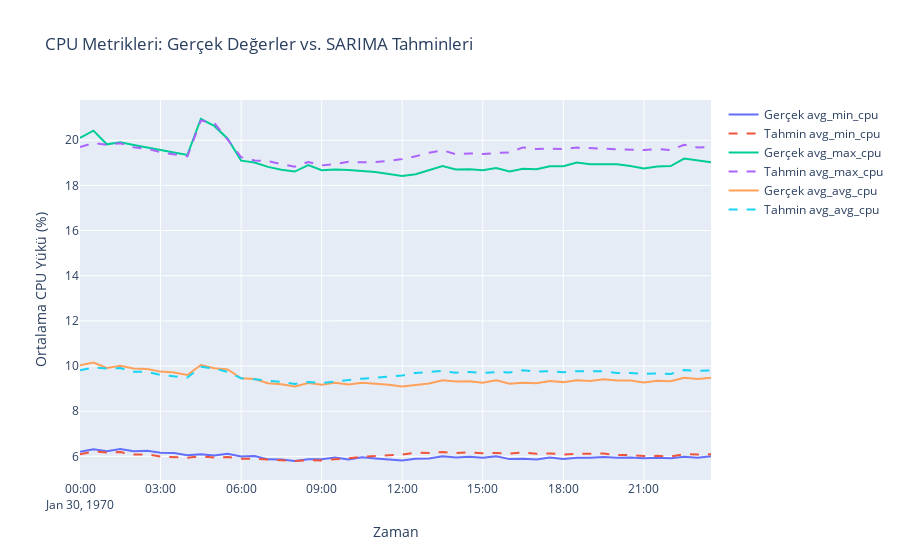

Notebook source saved alongside this figure:
### Markdown cell above
## Adım 4: Sonuçları Görselleştirme

### Code cell
print("Tüm metrikler için sonuçlar görselleştiriliyor...")

fig = go.Figure()

# Her bir metrik için gerçek ve tahmin değerlerini çiz
for column in target_columns:
    # Gerçek Değerler (Test)
    fig.add_trace(go.Scatter(
        x=test_data.index,
        y=test_data[column],
        mode='lines',
        name=f'Gerçek {column}'
    ))
    
    # Model Tahminleri
    fig.add_trace(go.Scatter(
        x=all_results[column]['predictions'].index,
        y=all_results[column]['predictions'].values,
        mode='lines',
        name=f'Tahmin {column}',
        line=dict(dash='dash') # Tahmin çizgilerini kesikli yap
    ))

fig.update_layout(
    title='CPU Metrikleri: Gerçek Değerler vs. SARIMA Tahminleri',
    xaxis_title='Zaman',
    yaxis_title='Ortalama CPU Yükü (%)'
)

fig.show()
